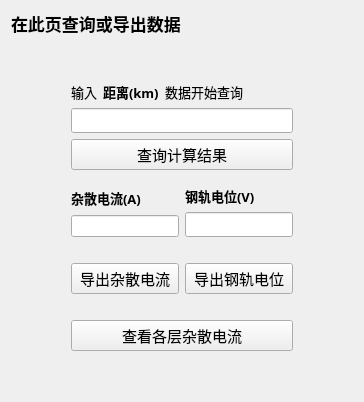
       <widget class="QWidget" name="tab_4">
        <attribute name="title">
         <string> 查询与导出 </string>
        </attribute>
        <layout class="QVBoxLayout" name="verticalLayout_8">
         <item>
          <widget class="QLabel" name="label_13">
           <property name="font">
            <font>
             <family>微软雅黑</family>
             <pointsize>13</pointsize>
             <weight>75</weight>
             <bold>true</bold>
            </font>
           </property>
           <property name="text">
            <string>在此页查询或导出数据</string>
           </property>
          </widget>
         </item>
         <item>
          <layout class="QGridLayout" name="gridLayout_4">
           <item row="2" column="0">
            <spacer name="horizontalSpacer_9">
             <property name="orientation">
              <enum>Qt::Horizontal</enum>
             </property>
             <property name="sizeType">
              <enum>QSizePolicy::Fixed</enum>
             </property>
             <property name="sizeHint" stdset="0">
              <size>
               <width>60</width>
               <height>20</height>
              </size>
             </property>
            </spacer>
           </item>
           <item row="3" column="1">
            <spacer name="verticalSpacer_10">
             <property name="orientation">
              <enum>Qt::Vertical</enum>
             </property>
             <property name="sizeHint" stdset="0">
              <size>
               <width>20</width>
               <height>40</height>
              </size>
             </property>
            </spacer>
           </item>
           <item row="0" column="1">
            <spacer name="verticalSpacer_11">
             <property name="orientation">
              <enum>Qt::Vertical</enum>
             </property>
             <property name="sizeHint" stdset="0">
              <size>
               <width>20</width>
               <height>40</height>
              </size>
             </property>
            </spacer>
           </item>
           <item row="2" column="2">
            <spacer name="horizontalSpacer_10">
             <property name="orientation">
              <enum>Qt::Horizontal</enum>
             </property>
             <property name="sizeType">
              <enum>QSizePolicy::Preferred</enum>
             </property>
             <property name="sizeHint" stdset="0">
              <size>
               <width>60</width>
               <height>20</height>
              </size>
             </property>
            </spacer>
           </item>
           <item row="2" column="1">
            <layout class="QVBoxLayout" name="verticalLayout_10">
             <item>
              <layout class="QHBoxLayout" name="horizontalLayout_7">
               <item>
                <widget class="QLabel" name="label_7">
                 <property name="sizePolicy">
                  <sizepolicy hsizetype="Preferred" vsizetype="Fixed">
                   <horstretch>0</horstretch>
                   <verstretch>0</verstretch>
                  </sizepolicy>
                 </property>
                 <property name="font">
                  <font>
                   <family>微软雅黑</family>
                   <pointsize>10</pointsize>
                  </font>
                 </property>
                 <property name="text">
                  <string>输入</string>
                 </property>
                 <property name="buddy">
                  <cstring>distance</cstring>
                 </property>
                </widget>
               </item>
               <item>
                <widget class="QLabel" name="label_9">
                 <property name="font">
                  <font>
                   <family>微软雅黑</family>
                   <pointsize>10</pointsize>
                   <weight>75</weight>
                   <bold>true</bold>
                  </font>
                 </property>
                 <property name="text">
                  <string>距离(km)</string>
                 </property>
                 <property name="buddy">
                  <cstring>distance</cstring>
                 </property>
                </widget>
               </item>
               <item>
                <widget class="QLabel" name="label_12">
                 <property name="font">
                  <font>
                   <family>微软雅黑</family>
                   <pointsize>10</pointsize>
                  </font>
                 </property>
                 <property name="text">
                  <string>数据开始查询</string>
                 </property>
                 <property name="buddy">
                  <cstring>distance</cstring>
                 </property>
                </widget>
               </item>
               <item>
                <spacer name="horizontalSpacer_8">
                 <property name="orientation">
                  <enum>Qt::Horizontal</enum>
                 </property>
                 <property name="sizeHint" stdset="0">
                  <size>
                   <width>40</width>
                   <height>20</height>
                  </size>
                 </property>
                </spacer>
               </item>
              </layout>
             </item>
             <item>
              <widget class="QLineEdit" name="distance">
               <property name="sizePolicy">
                <sizepolicy hsizetype="Expanding" vsizetype="Fixed">
                 <horstretch>0</horstretch>
                 <verstretch>0</verstretch>
                </sizepolicy>
               </property>
               <property name="minimumSize">
                <size>
                 <width>0</width>
                 <height>0</height>
                </size>
               </property>
               <property name="font">
                <font>
                 <family>微软雅黑</family>
                </font>
               </property>
               <property name="inputMask">
                <string/>
               </property>
              </widget>
             </item>
             <item>
              <layout class="QHBoxLayout" name="horizontalLayout">
               <item>
                <widget class="QPushButton" name="queryData">
                 <property name="font">
                  <font>
                   <family>微软雅黑</family>
                   <pointsize>11</pointsize>
                  </font>
                 </property>
                 <property name="text">
                  <string>查询计算结果</string>
                 </property>
                </widget>
               </item>
              </layout>
             </item>
             <item>
              <spacer name="verticalSpacer_12">
               <property name="orientation">
                <enum>Qt::Vertical</enum>
               </property>
               <property name="sizeType">
                <enum>QSizePolicy::Fixed</enum>
               </property>
               <property name="sizeHint" stdset="0">
                <size>
                 <width>20</width>
                 <height>10</height>
                </size>
               </property>
              </spacer>
             </item>
             <item>
              <layout class="QHBoxLayout" name="horizontalLayout_9">
               <item>
                <layout class="QVBoxLayout" name="verticalLayout_17">
                 <item>
                  <widget class="QLabel" name="label_16">
                   <property name="font">
                    <font>
                     <family>微软雅黑</family>
                     <pointsize>10</pointsize>
                     <weight>75</weight>
                     <bold>true</bold>
                    </font>
                   </property>
                   <property name="text">
                    <string>杂散电流(A)</string>
                   </property>
                   <property name="buddy">
                    <cstring>current0</cstring>
                   </property>
                  </widget>
                 </item>
                 <item>
                  <widget class="QLineEdit" name="current0"/>
                 </item>
                </layout>
               </item>
               <item>
                <layout class="QVBoxLayout" name="verticalLayout_16">
                 <item>
                  <widget class="QLabel" name="label_8">
                   <property name="sizePolicy">
                    <sizepolicy hsizetype="Preferred" vsizetype="Fixed">
                     <horstretch>0</horstretch>
                     <verstretch>0</verstretch>
                    </sizepolicy>
                   </property>
                   <property name="font">
                    <font>
                     <family>微软雅黑</family>
                     <pointsize>10</pointsize>
                     <weight>75</weight>
                     <bold>true</bold>
                    </font>
                   </property>
                   <property name="text">
                    <string>钢轨电位(V)</string>
                   </property>
                   <property name="buddy">
                    <cstring>current</cstring>
                   </property>
                  </widget>
                 </item>
                 <item>
                  <widget class="QLineEdit" name="current">
                   <property name="sizePolicy">
                    <sizepolicy hsizetype="Expanding" vsizetype="Fixed">
                     <horstretch>0</horstretch>
                     <verstretch>0</verstretch>
                    </sizepolicy>
                   </property>
                   <property name="minimumSize">
                    <size>
                     <width>0</width>
                     <height>0</height>
                    </size>
                   </property>
                   <property name="font">
                    <font>
                     <family>微软雅黑</family>
                    </font>
                   </property>
                  </widget>
                 </item>
                </layout>
               </item>
              </layout>
             </item>
             <item>
              <spacer name="verticalSpacer_13">
               <property name="orientation">
                <enum>Qt::Vertical</enum>
               </property>
               <property name="sizeType">
                <enum>QSizePolicy::Fixed</enum>
               </property>
               <property name="sizeHint" stdset="0">
                <size>
                 <width>20</width>
                 <height>20</height>
                </size>
               </property>
              </spacer>
             </item>
             <item>
              <layout class="QHBoxLayout" name="horizontalLayout_11">
               <item>
                <widget class="QPushButton" name="exportIData">
                 <property name="font">
                  <font>
                   <family>微软雅黑</family>
                   <pointsize>11</pointsize>
                  </font>
                 </property>
                 <property name="text">
                  <string>导出杂散电流</string>
                 </property>
                </widget>
               </item>
               <item>
                <widget class="QPushButton" name="exportData">
                 <property name="font">
                  <font>
                   <family>微软雅黑</family>
                   <pointsize>11</pointsize>
                  </font>
                 </property>
                 <property name="text">
                  <string>导出钢轨电位</string>
                 </property>
                </widget>
               </item>
              </layout>
             </item>
             <item>
              <spacer name="verticalSpacer_4">
               <property name="orientation">
                <enum>Qt::Vertical</enum>
               </property>
               <property name="sizeType">
                <enum>QSizePolicy::Fixed</enum>
               </property>
               <property name="sizeHint" stdset="0">
                <size>
                 <width>20</width>
                 <height>20</height>
                </size>
               </property>
              </spacer>
             </item>
             <item>
              <widget class="QPushButton" name="showIWidget">
               <property name="font">
                <font>
                 <family>微软雅黑</family>
                 <pointsize>11</pointsize>
                </font>
               </property>
               <property name="text">
                <string>查看各层杂散电流</string>
               </property>
              </widget>
             </item>
            </layout>
           </item>
          </layout>
         </item>
        </layout>
       </widget>
